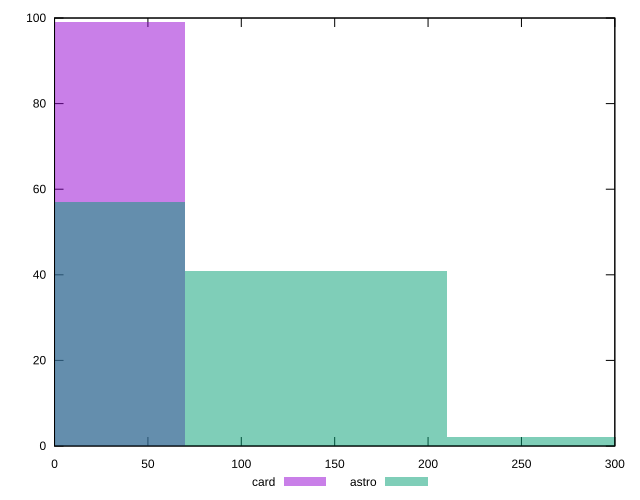

This chart was generated by the following gnuplot code:
reset

$card <<EOF
0 99
EOF

$astro <<EOF
0 57
140.19183079387835 41
280.3836615877567 2
EOF

set key outside below
set boxwidth 140.19183079387835
set xrange [0:300]
set yrange [0:100]
set trange [0:100]
set style fill transparent solid 0.5 noborder
set terminal svg size 640, 500 enhanced background rgb 'white'
set output "report/report_00029_2021-02-24T13-36-40.390Z/legacy-javascript/comparison/histogram/2_vs_3.svg"

plot $card title "card" with boxes, \
     $astro title "astro" with boxes

reset
